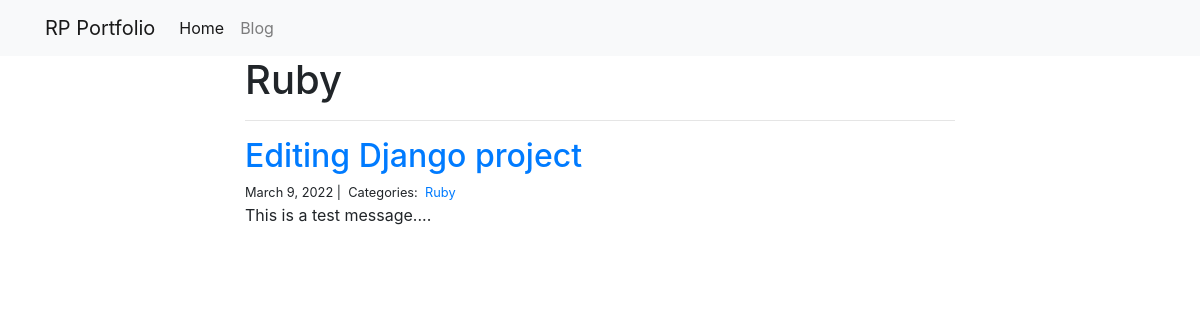
Page /blog/Ruby/ on the committed database.
### blog/models.py (models this page shows)
class Category(models.Model):
    name = models.CharField(max_length=20)

class Post(models.Model):
    title = models.CharField(max_length=255)
    body = models.TextField()
    created_on = models.DateTimeField(auto_now_add=True)
    last_modified = models.DateTimeField(auto_now=True)
    categories = models.ManyToManyField('Category', related_name='posts')

### blog/views.py (the view)
# urls.py: path('<category>/', views.blog_category, name='blog_category'),
def blog_category(request, category):
    posts = Post.objects.filter(
        categories__name__contains=category
    ).order_by(
        '-created_on'
    )
    context = {
        "category": category,
        "posts": posts
    }
    return render(request, "blog_category.html", context)

### blog/templates/blog_category.html
{% extends "base.html" %}
{% block page_content %}
<div class="col-md-8 offset-md-2">
    <h1>{{ category | title }}</h1>
    <hr>
    {% for post in posts %}
        <h2><a href="{% url 'blog_detail' post.pk%}">{{ post.title }}</a></h2>
        <small>
            {{ post.created_on.date }} |&nbsp;
            Categories:&nbsp;
            {% for category in post.categories.all %}
            <a href="{% url 'blog-category' category.name %}">
                {{ category.name }}
            </a>&nbsp;
            {% endfor %}
        </small>
        <p>{{ post.body | slice:":400" }}...</p>
    {% endfor %}
</div>
{% endblock %}

### rows in the picture
Category: name "Ruby"
Post: title "Editing Django project", created_on "March 9, 2022", body "This is a test message."
